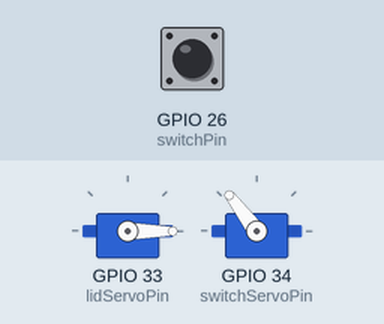
A sketch run on a simulated ESP32. On the bench: 2 × servo. The inputs (shaded band) are chosen by the test bench; at power-on: GPIO 26 (switchPin) HIGH.

Above: at 1.2 s.
1.3 s: GPIO 26 (switchPin) pulled LOW for 1 s
At 3.7 s:
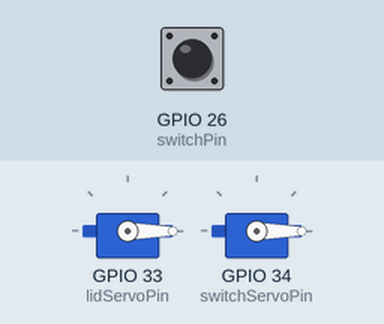
4.3 s: GPIO 26 (switchPin) pulled LOW for 3.2 s
At 6.0 s:
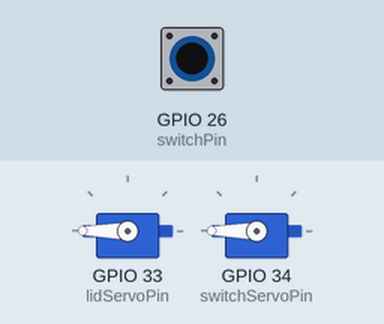
9.3 s: GPIO 26 (switchPin) pulled LOW for 1 s
At 9.75 s:
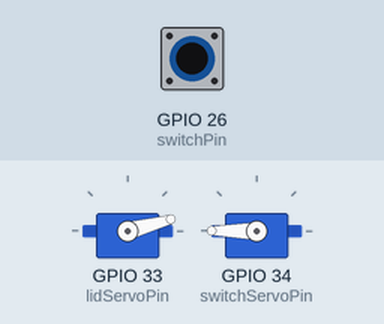
Timing chart, 0 to 12.8 s (numbered marks = the images above; inputs shaded):
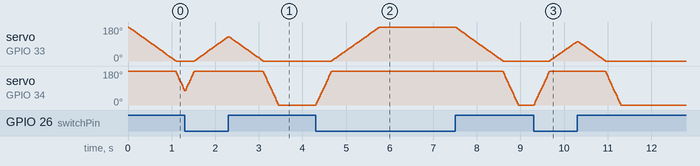

The sketch:

LabCode_UselessBox.ino
```cpp
#include <ESP32Servo.h>

//Declare Global Variables
int lidServoPin = 33;
int switchServoPin = 34;
int switchPin = 26;

//Declare a class for the switch
class UselessSwitch{
  //Variable for the pin
  int pin;
  //The switches are digital signals, so it will read 1 or 0
  //Variable to hold the current state of the switch
  int currentState;
  //Variable to hold the last state of the switch
  int lastState = 1;

  //Code the constructor for the class
  public:
  UselessSwitch(int input_pin){
    //Set the pin member variable to the input parameter for the pin
    pin = input_pin;
    //Set the switch pin to input pullup
    pinMode(pin, INPUT_PULLUP);
  }

  //Class functions
  bool isPressed(){
    //Read the state of switch and store it in the current state variable
    currentState = digitalRead(pin);

    //Conditional statements for the switch
    if (currentState == 0 && lastState == 1){
      //Store the current state as the last state
      lastState = currentState;
      //Return the desired state of true or false
      return false;
    }
    else if (currentState == 1 && lastState == 0){
      //Store the current state as the last state
      lastState = currentState;
      //Return the desired state of true or false
      return true;
    }
  }
};

//Declare a class for the servos
class UselessServo{
  //Member variables
  Servo servo;
  int servoPin;
  //Current position of the servo
  int pos;
  //Start position of the servo
  int startPos;
  //End position of the servo
  int endPos;
  //Time in between each servo movement
  int updateInterval;
  //How much to increment the position (start at -1 because start position is at 180)
  int increment = -1;
  //Time variable to hold last checked time
  unsigned long previousMillis;

  //Code the constructor for the class
  public:
  UselessServo(int input_pin, int interval){

    //Set the servoPin variable to the input parameter for the pin
    servoPin = input_pin;

    //Set the start position
    startPos = 180;
    pos = startPos;
    endPos = 0;

    //Set the update interval member variable to the input parameter for the update interval
    updateInterval = interval;

  }

  void Attach(){
    //Attach the servo to the servoPin
    servo.attach(servoPin);
    //Start the servo at the starting position
    servo.write(startPos);
  }

  void moveForward(){
    //Conditional statement for checking the time and updating the position of the servo to move Forward
    //If the current time minus the previous time is greater than the update interval AND
    //The position of the servo hasn't reached the end position
    if((millis() - previousMillis) > updateInterval && pos != endPos){
      //Set previous millis to millis()
      previousMillis = millis();
      //Increment the position variable
      pos += increment;
      //Move the servo
      servo.write(pos);
    }
  }

  //Conditional statement for checking the time and updating the position of the servo to move Backward
  //If the current time minus the previous time is greater than the update interval AND
  //The position of the servo hasn't reached the start position
  void moveBackward(){
    if( (millis() - previousMillis) > updateInterval && pos != startPos ){

      //Set previous millis to millis()
      previousMillis = millis();

      //Decrement the position variable
      pos -= increment;

      //Move the servo
      servo.write(pos);

    }
  }

  //Check if a servo is moving so only one servo moves at a time
  bool isMoving(){
    //If the position is equal to the start or end position, then the servo not moving so return 0 or false
    if(pos == endPos || pos == startPos){
      return 0;
    }
    //If it isn't at the start or end position, then the servo is moving so return 1 or true
    else{
      return 1;
    }
  }
};

//Declare new member of the UselessServo class for the lid Servo with update interval of 5 (or whatever you want)
UselessServo lidServo(lidServoPin, 5);

//Declare new member of the UselessServo class for the switch Servo with update interval of 1 (or whatever you want)
UselessServo switchServo(switchServoPin, 1);

//Declare new member of the UselessSwitch class
UselessSwitch mainSwitch(switchPin);

void setup() {
  //Use the Attach() class function to attach the lid servo and switch servo
  lidServo.Attach();
  switchServo.Attach();
}

void loop() {
  //Use the switch class function isPressed() to check the state of the switch
  if(mainSwitch.isPressed() == 1){
    //Use the servo class function moveForward() to move the lid servo forward
    lidServo.moveForward();

    //Check if the lid servo is done moving, once it is, move the switch servo forward using the moveForward() function
    if(lidServo.isMoving() == 0){

      //Move the switch servo forward
      switchServo.moveForward();

    }
  } else{

    //Move the switch servo backward using the moveBackward()
    switchServo.moveBackward();

    //Check if the switch servo is done moving, once it is, move the lid servo backward using the moveBackward() function
    if(switchServo.isMoving() == 0){

      //Move the lid servo backward
      lidServo.moveBackward();

    }
  }
}
```

Measured:
- after the input at 1.3 s, servo on GPIO 33 (lidServoPin): rises from 0° to 129° in 0.78 s, then falls to 0° in 0.80 s
- after the input at 4.3 s, servo on GPIO 33 (lidServoPin): rises from 0° to 180° in 1.1 s, then falls to 0° in 2.8 s; servo on GPIO 34 (switchServoPin): rises from 0° to 180° in 0.37 s, then falls to 0° in 4.3 s
- after the input at 9.3 s, servo on GPIO 33 (lidServoPin): rises from 0° to 103° in 0.62 s, then falls to 0° in 0.66 s; servo on GPIO 34 (switchServoPin): rises from 0° to 180° in 0.37 s, then falls to 0° in 1.6 s
- by itself, servo on GPIO 34 (switchServoPin): rises from 76° to 180° in 0.20 s, then falls to 0° in 1.9 s
